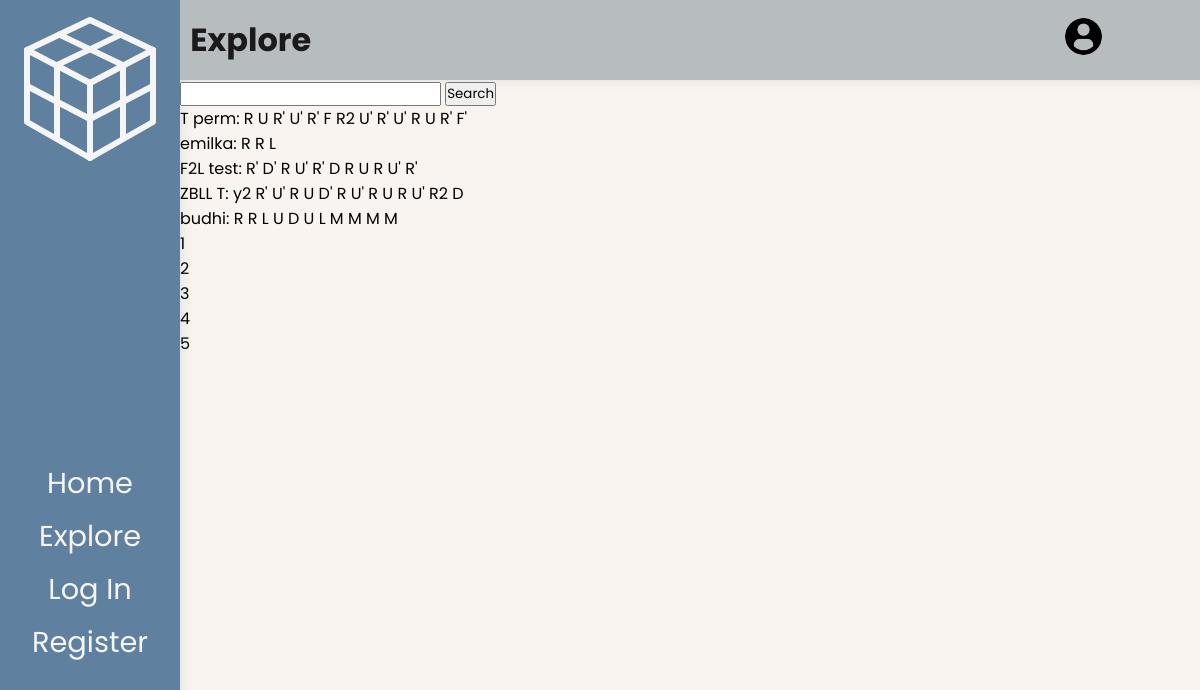
Screenshot of /solves/explore/ with the database file from the repository.
### algorithms/models.py (models this page shows, shortened)
class Algorithm(models.Model):
    id = models.UUIDField(default=uuid.uuid4, unique=True, primary_key=True, editable=False)
    date_added = models.DateTimeField(auto_now_add=True)
    owner = models.ForeignKey(Profile, null=True, blank=True, on_delete=models.CASCADE)
    name = models.CharField(max_length=200)
    description = models.TextField(null=True, blank=True)
    content = models.TextField(max_length=1000, null=False, validators=[
        RegexValidator(
            regex = r"^( |\n|//[^\n]*)*([RLUDFBMESrludfbxyz]{1}([2]|[']|2')?( |\n|//[^\n]*)+)*([RLUDFBMESrludfbxyz]{1}([2]|[']|2')?( |\n|//[^\n]*)*){1}$",
            message = "Invalid alogrithm.",
            code = "invalid_algorithm",
            flags = M
        )
    ])
    tags = models.ManyToManyField("Tag", blank=True, related_name="algs")
    cube_state = models.CharField(editable=False, max_length=54, default="wwwwwwwwwyyyyyyyyyrrrrrrrrrooooooooogggggggggbbbbbbbbb")
    image = models.ImageField(editable=False, null=True, blank=True, upload_to="algorithms/", default="algorithms/default.svg")
    users_hearts = models.ManyToManyField(Profile, blank=True, related_name="hearted_algs")
    users_saved = models.ManyToManyField(Profile, blank=True, related_name="saved_algs")
    heart_count = models.IntegerField(default=0, blank=True, null=True)
    saved_count = models.IntegerField(default=0, blank=True, null=True)

### algorithms/views.py (the view)
# urls.py: path('solves/explore/', views.getExplore, name="explore-algs"),
def getExplore(request):
    allAlgs = Algorithm.objects.all()
    algs, tags_query = getAlgsByTag(request, allAlgs)
    algs, search_query = searchAlgs(algs, request)
    algs, custom_range = paginateAlgs(request, algs)
    tags_url = f'&tags={tags_query}' if tags_query != '' else ''
    search_url = f'&search_query={search_query}' if search_query != '' else ''
    curr_queries = tags_url + search_url
    curr_url = reverse('explore-algs')
    context = {
            'title' : 'Explore',
            'algs' : algs,
            'search_query' : search_query,
            'tags_query' : tags_query,
            'custom_range' : custom_range,
            'curr_queries' : curr_queries,
            'curr_url' : curr_url,
    }
    return render(request, 'algorithms/explore.html', context)

### algorithms/utils.py (called while the page is built, shortened)
def getAlgsByTag(request, algs):
    if not request.GET.get('tags'):
        return algs, ''

def searchAlgs(filtered_algs, request):
    search_query = ''
    if request.GET.get('search_query'):
        search_query = request.GET.get('search_query')
    algs = filtered_algs.distinct().filter(Q(name__icontains=search_query) | Q(description__icontains=search_query))
    return algs, search_query

def paginateAlgs(request, algs):
    results = 5
    page = request.GET.get('page')
    paginator = Paginator(algs, results)
    try:
        algs = paginator.page(page)
    except PageNotAnInteger:
        page = 1
        algs = paginator.page(page)
    except EmptyPage:
        page = paginator.num_pages
        algs = paginator.page(page)
    page = int(page)
    PAGE_COUNT = 5
    if page - PAGE_COUNT // 2 < 1:
        left_index = max(1, page - PAGE_COUNT // 2)
        right_pages = PAGE_COUNT - (page - left_index + 1)
        right_index = min(PAGE_COUNT + left_index - 1, paginator.num_pages)
    else:
        right_index = min(paginator.num_pages, page + PAGE_COUNT // 2)
        left_pages = PAGE_COUNT - (right_index - page + 1)
        left_index = max(1, right_index - PAGE_COUNT + 1)
    custom_range = range(left_index, right_index + 1)
    return algs, custom_range

### algorithms/templates/algorithms/explore.html
{% extends 'main.html' %}
{% block content %}
<div id="explore-content">
    {% include 'algorithms/searchbar.html' with curr_url=curr_url search_query=search_query %}
    <div id="explore-list">
        {% for alg in algs %}
            <div class="explore-alg-card">
                {{alg.name}}:
                {{alg.content}}
            </div>
        {% endfor %}
    </div>
    {% include 'algorithms/page-controls.html' with custom_range=custom_range curr_url=curr_url %}
</div>
{% endblock content %}

### static/css/main.css (style rules this page uses)
:root { --primary-color: #faf4f0; --secondary-color: #99a88c; --third: #5f809e; --on-primary: #B7BCBF; --extra1: #0D3B66; --extra2: #FFE2C3; --text1: #f5f5f5; --text2: #1a1a1a; }
* { margin: 0; padding: 0; box-sizing: border-box; }
body { font-family: "Poppins", sans-serif; background: var(--primary-color); height: 100vh; width: 100vw; display: grid; grid-template-rows: repeat(20, 5%); grid-template-columns: repeat(20, 5%); }

### rows the page displays
Algorithm: name "T perm", content "R U R' U' R' F R2 U' R' U' R U R' F'"
Algorithm: name "emilka", content "R R L"
Algorithm: name "F2L test", content "R' D' R U' R' D R U R U' R'"
Algorithm: name "ZBLL T", content "y2 R' U' R U D' R U' R U R U' R2 D"
Algorithm: name "budhi", content "R R L U D U L M M M M"

### other values shown
{{ title }} "Explore"
{{ number }} "1" "2" "3" "4" "5"
